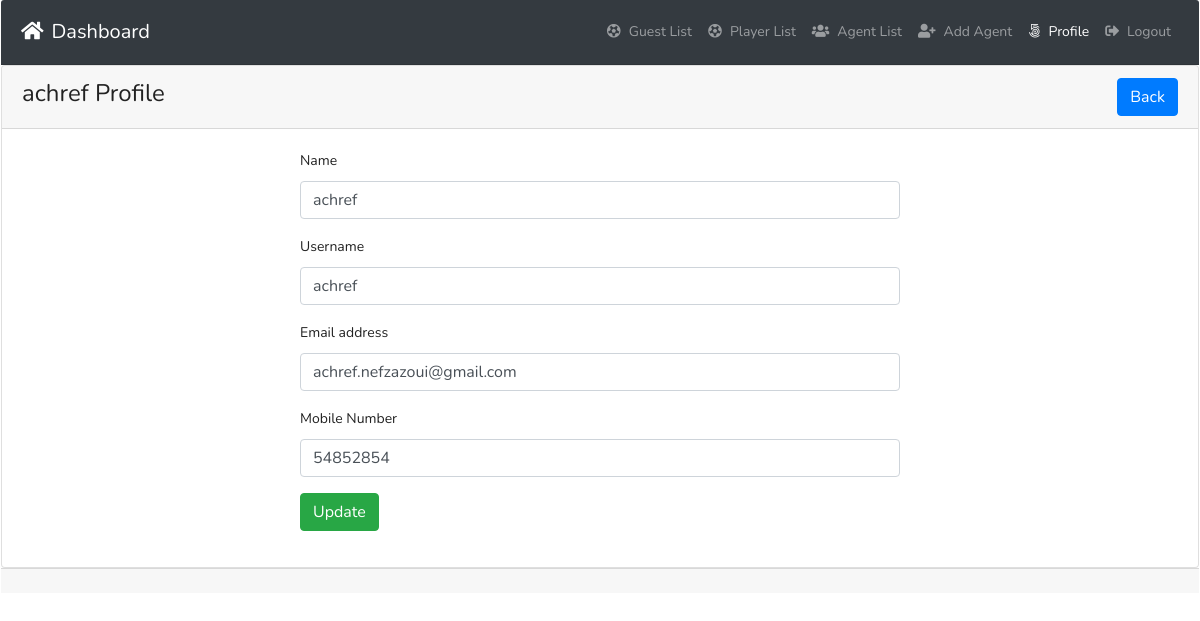
Screenshot of /admin/profile.php?id=1 (signed in) with the database file from the repository.
### tables this page shows
CREATE TABLE `tbl_users` (
  `id` int(11) NOT NULL,
  `name` varchar(255) DEFAULT NULL,
  `username` varchar(255) DEFAULT NULL,
  `email` varchar(255) DEFAULT NULL,
  `password` varchar(255) DEFAULT NULL,
  `mobile` varchar(25) DEFAULT NULL,
  `name_tm` varchar(255) DEFAULT NULL,
  `name_pl` varchar(255) DEFAULT NULL,
  `roleid` tinyint(4) DEFAULT NULL,
  `isActive` tinyint(4) DEFAULT 0,
  `created_at` timestamp NOT NULL DEFAULT current_timestamp(),
  `updated_at` timestamp NOT NULL DEFAULT current_timestamp()
);

### admin/classes/Users.php (called while the page is built, shortened)
<?php
include_once 'lib/Database.php';
include_once 'lib/Session.php';
class Users
{
  private $db;
  public function __construct()
  {
    $this->db = new Database();
     }
  public function getUserInfoById($userid)
  {
    $sql = "SELECT * FROM tbl_users WHERE id = :id LIMIT 1";
    $stmt = $this->db->pdo->prepare($sql);
    $stmt->bindValue(':id', $userid);
    $stmt->execute();
    $result = $stmt->fetch(PDO::FETCH_OBJ);
    if ($result) {
      return $result;
    } else {
      return false;
    }
  }
}

### admin/lib/Database.php (called while the page is built, shortened)
<?php
class Database
{
    public $pdo;
    public function __construct()
    {
        if (!isset($this->pdo)) {
            try {
                $link = new PDO('mysql:host=' . DB_HOST . '; dbname=' . DB_NAME, DB_USER, DB_PASS);
                $link->setAttribute(PDO::ATTR_ERRMODE, PDO::ERRMODE_EXCEPTION);
                $link->exec("SET CHARACTER SET utf8");
                $this->pdo = $link;
            } catch (PDOException $e) {
                die("Connection error..." . $e->getMessage());
            }
        }
    }
}

### admin/lib/Session.php (called while the page is built, shortened)
<?php
class Session
{
  public static function get($key)
  {
    if (isset($_SESSION[$key])) {
      return $_SESSION[$key];
    } else {
      return false;
    }
  }
}

### admin/profile.php (the view, shortened to what this page needs)
<?php
include 'inc/header.php';
?>
<?php
if (isset($_GET['id'])) {
  $userid = preg_replace('/[^a-zA-Z0-9-]/', '', (int) $_GET['id']);
}
    $getUinfo = $users->getUserInfoById($userid);
    if ($getUinfo) {
?>
<div class="card ">
  <div class="card-header">
    <h3>
      <?php
                    $userid = Session::get('id');
                    if (isset($userid)) {
                        echo $getUinfo->name;
                    }
                    ?>
     Profile <span class="float-right"> <a href="index.php" class="btn btn-primary">Back</a> </h3>
  </div>
  <div class="card-body">
      <div style="width:600px; margin:0px auto">
        <form class="" action="" method="POST">
          <div class="form-group">
            <label for="name">Name</label>
            <input type="text" name="name" value="<?php echo $getUinfo->name; ?>" class="form-control">
          </div>
          <div class="form-group">
            <label for="username">Username</label>
            <input type="text" name="username" value="<?php echo $getUinfo->username; ?>" class="form-control">
          </div>
          <div class="form-group">
            <label for="email">Email address</label>
            <input type="email" id="email" name="email" value="<?php echo $getUinfo->email; ?>" class="form-control">
          </div>
          <div class="form-group">
            <label for="mobile">Mobile Number</label>
            <input type="text" id="mobile" name="mobile" value="<?php echo $getUinfo->mobile; ?>" class="form-control">
          </div>
      <?php
      if (Session::get("roleid") == '1') { ?>
        <div class="form-group">
          <button type="submit" name="update" class="btn btn-success">Update</button>
        </div>
      <?php } elseif (Session::get("roleid") == '2') { ?>
        <div class="form-group">
        </div>
      <?php } else { ?>
        <div class="form-group">
          <a class="btn btn-primary" href="index.php">Ok</a>
        </div>
      <?php } ?>
      </form>
    </div>
  <?php } else {
      header('Location:index.php');
    } ?>
</div>
</div>
<?php
include 'inc/footer.php';
?>

### rows the page displays
tbl_users: name "achref", username "achref", email "achref.nefzazoui@gmail.com", mobile "54852854"
